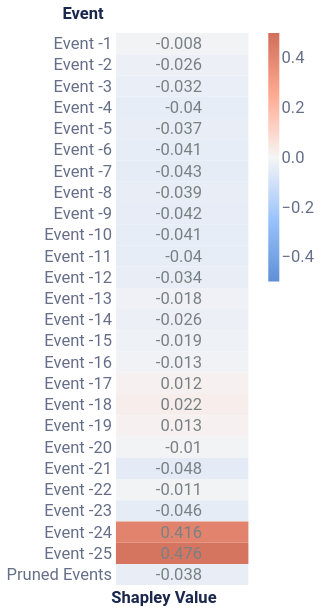

Notebook code cell kept with this figure:
### Markdown cell above
## Event level explanations

### Code cell
# The article https://medium.com/feedzaitech/timeshap-explaining-recurrent-models-through-sequence-perturbations-41f2324bfe5f#27d4
# nsamples:  The number of coalitions for TimeSHAP to sample.
#   TimeSHAP needs to consider different combinations of these 35 features being present or absent
#   In theory, there are 2^35 possible combinations, but this would be computationally infeasible.
#   The number of samples can be adjusted to increase the granularity of the explanation.
#   A common starting point is around 2048-32000 samples.
# rs: Random seed for reproducibility.

event_dict = {'rs': 42, 'nsamples': 32000}
event_data = local_event(f_hs, single_instance_data, event_dict, id_instance, 'instance', average_event, pruning_idx)
event_plot = plot_event_heatmap(event_data)
# event_plot.properties(
#     width=1000,
#     height=900
#     )
event_plot

### Figure 1 — Vega-Lite specification as saved in the notebook (floating-point values rounded to 4 significant figures)
{"config": {"axis": {"domain": true, "domainColor": "#666F89", "grid": false, "gridCap": "round", "gridColor": "#B3B7C4", "gridDash": [2, 4], "gridWidth": 0.5, "labelColor": "#666F89", "labelFont": "Roboto, Arial, sans-serif", "labelPadding": 2, "tickColor": "#666F89", "tickOpacity": 0.5, "tickSize": 4, "titleColor": "#19274E", "titleFont": "Roboto, Arial, sans-serif", "titleFontSize": 12}, "axisBand": {"domain": true, "labelPadding": 4, "ticks": false}, "axisY": {"domain": false, "titleAlign": "left", "titleAngle": 0, "titleX": -20, "titleY": -10}, "legend": {"labelColor": "#666F89", "labelFont": "Roboto, Arial, sans-serif", "labelFontSize": 12, "symbolSize": 40, "titleColor": "#19274E", "titleFont": "Roboto, Arial, sans-serif", "titleFontSize": 12, "titlePadding": 4}, "arc": {"stroke": "#FFFFFF", "strokeWidth": 1}, "bar": {"fill": "#2770EB", "stroke": null}, "line": {"stroke": "#2770EB", "strokeWidth": 2}, "path": {"stroke": "#2770EB", "strokeWidth": 0.5}, "point": {"fill": "#2770EB", "shape": "circle", "filled": true}, "rect": {"fill": "#2770EB"}, "rule": {"stroke": "#666F89"}, "shape": {"stroke": "#2770EB"}, "text": {"color": "#19274E", "font": "Roboto, Arial, sans-serif", "fontSize": 12}, "range": {"category": ["#2770EB", "#77B98A", "#DA5252", "#FFC400", "#A87AEA", "#00A39E", "#19274E"], "diverging": ["#006360", "#2BB3AE", "#96D9D7", "#FFFFFF", "#EDAAAA", "#DA5252", "#811D1D"], "heatmap": ["#18448F", "#1B4EA5", "#2770EB", "#4C88EE", "#82ACF3", "#A6C4F7", "#E9F1FD"], "ramp": ["#18448F", "#1B4EA5", "#2770EB", "#4C88EE", "#82ACF3", "#A6C4F7", "#E9F1FD"]}, "background": "#FFFFFF", "group": {"fill": "#FFFFFF"}, "header": {"labelColor": "#19274E", "labelFont": "Roboto, Arial, sans-serif", "labelFontSize": 12, "titleColor": "#19274E", "titleFont": "Roboto, Arial, sans-serif", "titleFontSize": 16}, "title": {"anchor": "start", "color": "#19274E", "font": "Roboto, Arial, sans-serif", "fontSize": 20, "fontWeight": "bold", "offset": 20, "subtitleColor": "#19274E", "subtitleFontSize": 16}, "view": {"continuousHeight": 300, "continuousWidth": 400, "stroke": "transparent"}}, "layer": [{"mark": "rect", "encoding": {"color": {"field": "rounded", "legend": {"gradientLength": 225, "gradientThickness": 10, "labelFontSize": 15, "orient": "right"}, "scale": {"domain": [-0.5, 0.5], "range": ["#5f8fd6", "#99c3fb", "#f5f5f5", "#ffaa92", "#d16f5b"]}, "title": null, "type": "quantitative"}, "x": {"axis": {"title": "Shapley Value", "titleFontSize": 15}, "field": "column", "type": "ordinal"}, "y": {"axis": {"domain": false, "labelFontSize": 15, "title": "Event", "titleFontSize": 15, "titleX": -49}, "field": "Feature", "sort": ["Event -1", "Event -2", "Event -3", "Event -4", "Event -5", "Event -6", "Event -7", "Event -8", "Event -9", "Event -10", "Event -11", "Event -12", "Event -13", "Event -14", "Event -15", "Event -16", "Event -17", "Event -18", "Event -19", "Event -20", "Event -21", "Event -22", "Event -23", "Event -24", "Event -25", "Pruned Events"], "type": "ordinal"}}}, {"mark": {"type": "text", "align": "right", "baseline": "middle", "color": "#798184", "dx": 18, "fontSize": 15}, "encoding": {"text": {"field": "rounded_str", "type": "nominal"}, "x": {"axis": {"domain": false, "labels": false, "title": "Shapley Value", "titleX": 43}, "field": "column", "type": "ordinal"}, "y": {"axis": {"domain": false, "labelFontSize": 15, "title": "Event", "titleFontSize": 15, "titleX": -49}, "field": "Feature", "sort": ["Event -1", "Event -2", "Event -3", "Event -4", "Event -5", "Event -6", "Event -7", "Event -8", "Event -9", "Event -10", "Event -11", "Event -12", "Event -13", "Event -14", "Event -15", "Event -16", "Event -17", "Event -18", "Event -19", "Event -20", "Event -21", "Event -22", "Event -23", "Event -24", "Event -25", "Pruned Events"], "type": "ordinal"}}}], "data": {"name": "data-b191f18eab7cd33ef44c01cfa9957d4f"}, "height": 500, "width": 120, "$schema": "https://vega.github.io/schema/vega-lite/v4.17.0.json", "datasets": {"data-b191f18eab7cd33ef44c01cfa9957d4f": [{"Shapley Value": -0.008187, "Feature": "Event -1", "row": 1, "column": 1, "rounded": -0.008, "rounded_str": "-0.008"}, {"Shapley Value": -0.02616, "Feature": "Event -2", "row": 2, "column": 1, "rounded": -0.026, "rounded_str": "-0.026"}, {"Shapley Value": -0.03171, "Feature": "Event -3", "row": 3, "column": 1, "rounded": -0.032, "rounded_str": "-0.032"}, {"Shapley Value": -0.03951, "Feature": "Event -4", "row": 4, "column": 1, "rounded": -0.04, "rounded_str": "-0.04"}, {"Shapley Value": -0.03694, "Feature": "Event -5", "row": 5, "column": 1, "rounded": -0.037, "rounded_str": "-0.037"}, {"Shapley Value": -0.0412, "Feature": "Event -6", "row": 6, "column": 1, "rounded": -0.041, "rounded_str": "-0.041"}, {"Shapley Value": -0.04339, "Feature": "Event -7", "row": 7, "column": 1, "rounded": -0.043, "rounded_str": "-0.043"}, {"Shapley Value": -0.03894, "Feature": "Event -8", "row": 8, "column": 1, "rounded": -0.039, "rounded_str": "-0.039"}, {"Shapley Value": -0.04184, "Feature": "Event -9", "row": 9, "column": 1, "rounded": -0.042, "rounded_str": "-0.042"}, {"Shapley Value": -0.04124, "Feature": "Event -10", "row": 10, "column": 1, "rounded": -0.041, "rounded_str": "-0.041"}, {"Shapley Value": -0.03973, "Feature": "Event -11", "row": 11, "column": 1, "rounded": -0.04, "rounded_str": "-0.04"}, {"Shapley Value": -0.03381, "Feature": "Event -12", "row": 12, "column": 1, "rounded": -0.034, "rounded_str": "-0.034"}, {"Shapley Value": -0.01783, "Feature": "Event -13", "row": 13, "column": 1, "rounded": -0.018, "rounded_str": "-0.018"}, {"Shapley Value": -0.02619, "Feature": "Event -14", "row": 14, "column": 1, "rounded": -0.026, "rounded_str": "-0.026"}, {"Shapley Value": -0.01942, "Feature": "Event -15", "row": 15, "column": 1, "rounded": -0.019, "rounded_str": "-0.019"}, {"Shapley Value": -0.01304, "Feature": "Event -16", "row": 16, "column": 1, "rounded": -0.013, "rounded_str": "-0.013"}, {"Shapley Value": 0.01181, "Feature": "Event -17", "row": 17, "column": 1, "rounded": 0.012, "rounded_str": "0.012"}, {"Shapley Value": 0.02172, "Feature": "Event -18", "row": 18, "column": 1, "rounded": 0.022, "rounded_str": "0.022"}, {"Shapley Value": 0.01327, "Feature": "Event -19", "row": 19, "column": 1, "rounded": 0.013, "rounded_str": "0.013"}, {"Shapley Value": -0.009809, "Feature": "Event -20", "row": 20, "column": 1, "rounded": -0.01, "rounded_str": "-0.01"}, {"Shapley Value": -0.04796, "Feature": "Event -21", "row": 21, "column": 1, "rounded": -0.048, "rounded_str": "-0.048"}, {"Shapley Value": -0.01061, "Feature": "Event -22", "row": 22, "column": 1, "rounded": -0.011, "rounded_str": "-0.011"}, {"Shapley Value": -0.04647, "Feature": "Event -23", "row": 23, "column": 1, "rounded": -0.046, "rounded_str": "-0.046"}, {"Shapley Value": 0.4158, "Feature": "Event -24", "row": 24, "column": 1, "rounded": 0.416, "rounded_str": "0.416"}, {"Shapley Value": 0.476, "Feature": "Event -25", "row": 25, "column": 1, "rounded": 0.476, "rounded_str": "0.476"}, {"Shapley Value": -0.03772, "Feature": "Pruned Events", "row": 26, "column": 1, "rounded": -0.038, "rounded_str": "-0.038"}]}}
